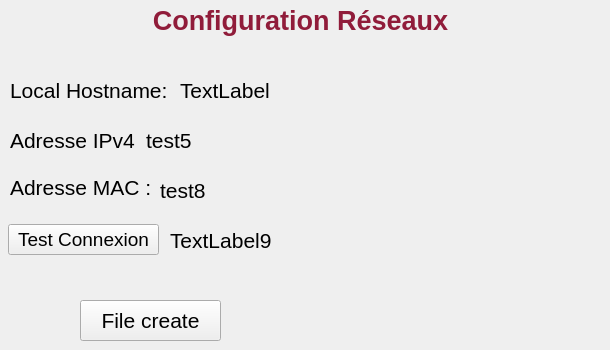
    <widget class="QWidget" name="page">
     <widget class="QLabel" name="label_6">
      <property name="geometry">
       <rect>
        <x>0</x>
        <y>0</y>
        <width>601</width>
        <height>41</height>
       </rect>
      </property>
      <property name="font">
       <font>
        <pointsize>11</pointsize>
       </font>
      </property>
      <property name="text">
       <string>&lt;html&gt;&lt;head/&gt;&lt;body&gt;&lt;p align=&quot;center&quot;&gt;&lt;span style=&quot; font-size:20pt; font-weight:600; color:#901c3a;&quot;&gt;Configuration Réseaux&lt;/span&gt;&lt;/p&gt;&lt;/body&gt;&lt;/html&gt;</string>
      </property>
     </widget>
     <widget class="QLabel" name="label_21">
      <property name="geometry">
       <rect>
        <x>10</x>
        <y>179</y>
        <width>141</width>
        <height>16</height>
       </rect>
      </property>
      <property name="font">
       <font>
        <pointsize>16</pointsize>
       </font>
      </property>
      <property name="text">
       <string>Adresse MAC :</string>
      </property>
     </widget>
     <widget class="QLabel" name="label_7">
      <property name="geometry">
       <rect>
        <x>10</x>
        <y>130</y>
        <width>131</width>
        <height>20</height>
       </rect>
      </property>
      <property name="font">
       <font>
        <pointsize>16</pointsize>
       </font>
      </property>
      <property name="text">
       <string>Adresse IPv4 :</string>
      </property>
     </widget>
     <widget class="QLabel" name="label_5">
      <property name="geometry">
       <rect>
        <x>146</x>
        <y>130</y>
        <width>201</width>
        <height>21</height>
       </rect>
      </property>
      <property name="font">
       <font>
        <pointsize>16</pointsize>
       </font>
      </property>
      <property name="text">
       <string>test5</string>
      </property>
     </widget>
     <widget class="QLabel" name="label_8">
      <property name="geometry">
       <rect>
        <x>160</x>
        <y>180</y>
        <width>201</width>
        <height>21</height>
       </rect>
      </property>
      <property name="font">
       <font>
        <pointsize>16</pointsize>
       </font>
      </property>
      <property name="text">
       <string>test8</string>
      </property>
     </widget>
     <widget class="QLabel" name="label_9">
      <property name="geometry">
       <rect>
        <x>170</x>
        <y>220</y>
        <width>271</width>
        <height>41</height>
       </rect>
      </property>
      <property name="font">
       <font>
        <pointsize>16</pointsize>
       </font>
      </property>
      <property name="text">
       <string>TextLabel9</string>
      </property>
     </widget>
     <widget class="QPushButton" name="pushButton">
      <property name="geometry">
       <rect>
        <x>8</x>
        <y>224</y>
        <width>151</width>
        <height>31</height>
       </rect>
      </property>
      <property name="font">
       <font>
        <pointsize>14</pointsize>
       </font>
      </property>
      <property name="text">
       <string>Test Connexion</string>
      </property>
     </widget>
     <widget class="QLabel" name="label_22">
      <property name="geometry">
       <rect>
        <x>10</x>
        <y>80</y>
        <width>161</width>
        <height>20</height>
       </rect>
      </property>
      <property name="font">
       <font>
        <pointsize>16</pointsize>
       </font>
      </property>
      <property name="text">
       <string>Local Hostname:</string>
      </property>
     </widget>
     <widget class="QLabel" name="label_23">
      <property name="geometry">
       <rect>
        <x>180</x>
        <y>80</y>
        <width>201</width>
        <height>21</height>
       </rect>
      </property>
      <property name="font">
       <font>
        <pointsize>16</pointsize>
       </font>
      </property>
      <property name="text">
       <string>TextLabel</string>
      </property>
     </widget>
     <widget class="QPushButton" name="pushButton_2">
      <property name="geometry">
       <rect>
        <x>80</x>
        <y>300</y>
        <width>141</width>
        <height>41</height>
       </rect>
      </property>
      <property name="font">
       <font>
        <pointsize>16</pointsize>
       </font>
      </property>
      <property name="text">
       <string>File create</string>
      </property>
     </widget>
    </widget>
